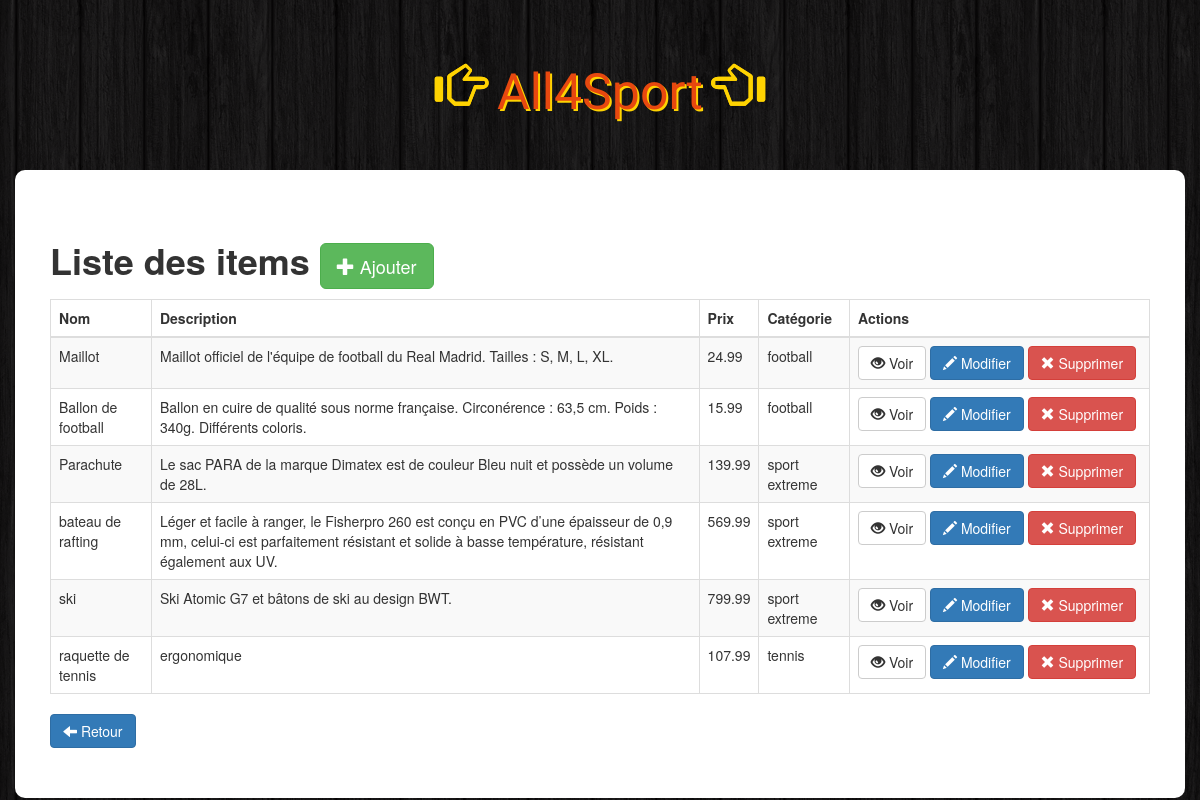
Screenshot of /ModuleA/admin/index.php with the database file from the repository.
### tables this page shows
CREATE TABLE `produit` (
  `pr_id` int(11) NOT NULL,
  `pr_nom` varchar(45) NOT NULL,
  `pr_cout` double NOT NULL,
  `pr_description` varchar(255) NOT NULL,
  `pr_image` varchar(45) NOT NULL,
  `fk_rayon` int(11) NOT NULL
);

CREATE TABLE `rayon` (
  `ra_id` int(11) NOT NULL,
  `ra_nom` varchar(45) NOT NULL
);

### ModuleA/admin/index.php (the view, shortened to what this page needs)
<!DOCTYPE html>
<html>
<head>
  <link rel="stylesheet" href="https://maxcdn.bootstrapcdn.com/bootstrap/3.3.6/css/bootstrap.min.css">
  <link rel="stylesheet" href="../css/styles.css">
</head>
<body>
  <h1 class="text-logo"><span class="glyphicon glyphicon-hand-right"></span> All4Sport <span class="glyphicon glyphicon-hand-left"></span></h1>
  <div class="container admin">
    <div class="row">
      <h1><strong>Liste des items </strong><a href="insert.php" class="btn btn-success btn-lg"><span class="glyphicon glyphicon-plus"></span> Ajouter</a></h1>
      <table class="table table-striped table-bordered">
        <thead>
          <tr>
            <th>Nom</th>
            <th>Description</th>
            <th>Prix</th>
            <th>Catégorie</th>
            <th>Actions</th>
          </tr>
        </thead>
        <tbody>
          <?php
          $db = Database::connect();
          $statement = $db->query('SELECT produit.pr_id, produit.pr_nom, produit.pr_description , produit.pr_cout, rayon.ra_nom FROM produit LEFT JOIN rayon ON produit.fk_rayon = rayon.ra_id ORDER BY produit.pr_id DESC');
          while ($item = $statement->fetch()) {
            echo '<tr>';
            echo '<td>' . $item['pr_nom'] . '</td>';
            echo '<td>' . $item['pr_description'] . '</td>';
            echo '<td>' . number_format($item['pr_cout'], 2, '.', '') . '</td>';
            echo '<td>' . $item['ra_nom'] . '</td>';
            echo '<td width=300>';
            echo '<a class="btn btn-default" href="view.php?id=' . $item['pr_id'] . '"><span class="glyphicon glyphicon-eye-open"></span> Voir</a>';
            echo '<a class="btn btn-primary" href="update.php?id=' . $item['pr_id'] . '"><span class="glyphicon glyphicon-pencil"></span> Modifier</a>';
            echo '<a class="btn btn-danger" href="delete.php?id=' . $item['pr_id'] . '"><span class="glyphicon glyphicon-remove"></span> Supprimer</a>';
            echo '</td>';
            echo '</tr>';
          }
          ?>
        </tbody>
      </table>
      <div class="form-actions">
        <a class="btn btn-primary" href="../index.php"><span class="glyphicon glyphicon-arrow-left"></span> Retour</a>
      </div>
    </div>
  </div>
</body>
</html>

### ModuleA/css/styles.css (style rules this page uses)
body { background: url(../../images/bg.png); }
.text-logo { font-family: 'Holtwood One SC', sans-serif; color: #e7480f; text-shadow: 2px 2px #ffd301; font-size: 50px; padding: 40px 0px; text-align: center; }
.text-logo .glyphicon { color: #ffd301; text-shadow: 0px 0px #ffd301; }
.admin { background: #fff; padding: 50px; border-radius: 10px; }

### rows the page displays
produit: pr_nom "Maillot", pr_description "Maillot officiel de l'équipe de football du Real Madrid. Tailles : S, M, L, XL.", pr_cout "24.99", fk_rayon.ra_nom "football"
produit: pr_nom "Ballon de football", pr_description "Ballon en cuire de qualité sous norme française. Circonérence : 63,5 cm. Poids : 340g. Différents coloris.", pr_cout "15.99", fk_rayon.ra_nom "football"
produit: pr_nom "Parachute", pr_description "Le sac PARA de la marque Dimatex est de couleur Bleu nuit et possède un volume de 28L.", pr_cout "139.99", fk_rayon.ra_nom "sport extreme"
produit: pr_nom "bateau de rafting", pr_description "Léger et facile à ranger, le Fisherpro 260 est conçu en PVC d’une épaisseur de 0,9 mm, celui-ci est parfaitement résistant et solide à basse température, résistant également aux UV.", pr_cout "569.99", fk_rayon.ra_nom "sport extreme"
produit: pr_nom "ski", pr_description "Ski Atomic G7 et bâtons de ski au design BWT.", pr_cout "799.99", fk_rayon.ra_nom "sport extreme"
produit: pr_nom "raquette de tennis", pr_description "ergonomique", pr_cout "107.99", fk_rayon.ra_nom "tennis"
